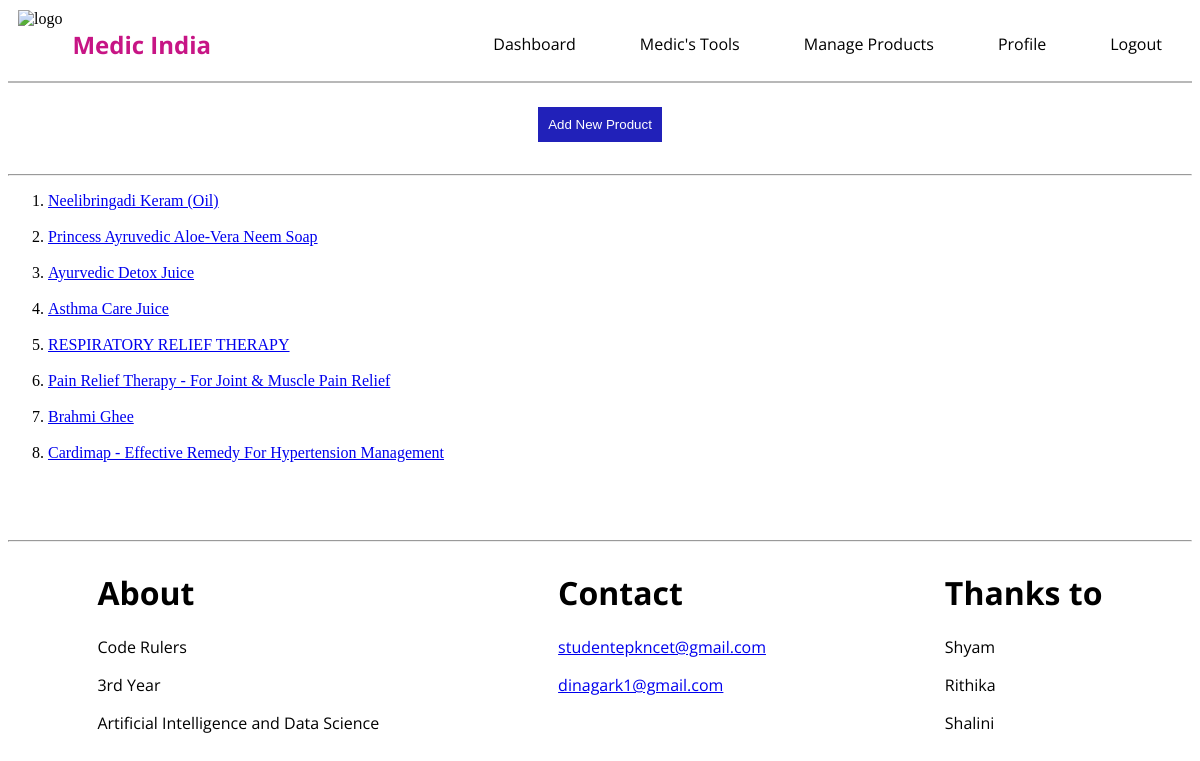
The page /manage_products (signed in) on the database its author committed.
### user_app/models.py (models this page shows)
class ProductDetails(models.Model):
    name = models.CharField(max_length=200)
    description = models.CharField(max_length=1000)
    price = models.CharField(max_length=100)
    file_name = models.CharField(max_length=200)
    publisher = models.ForeignKey(User, on_delete=models.CASCADE)

### seller_app/views.py (the view)
# urls.py: path('manage_products', views.manage_products, name='manage_products'),
def manage_products(request):
    user = request.user
    if not user or not user.is_staff:
        return redirect('login')
    products = ProductDetails.objects.filter(publisher=user).all()
    return render(request, 'manage_products.html', {'products': products})

### seller_app/templates/manage_products.html (shortened to what this page needs)
{% extends 'base1.html' %}
{% block body %}
<center><a id="add_product" href="{% url 'add_product' %}"><button>Add New Product</button></a></center>
<hr>
<ol>
{% for product in products %}
<li><a href="{% url 'manage' product.id %}">{{ product.name }}</a></li><br>
{% endfor %}
</ol>
{% endblock %}

### seller_app/templates/manage_products.html (style rules this page uses)
#add_product button { margin: 3vh 0 3vh 0; background-color: rgb(33, 33, 185); border: none; color: white; padding: 10px; cursor: pointer; }

### rows shown on the page
ProductDetails: name "Neelibringadi Keram (Oil)"
ProductDetails: name "Princess Ayruvedic Aloe-Vera Neem Soap"
ProductDetails: name "Ayurvedic Detox Juice"
ProductDetails: name "Asthma Care Juice"
ProductDetails: name "RESPIRATORY RELIEF THERAPY"
ProductDetails: name "Pain Relief Therapy - For Joint & Muscle Pain Relief"
ProductDetails: name "Brahmi Ghee"
ProductDetails: name "Cardimap - Effective Remedy For Hypertension Management"
